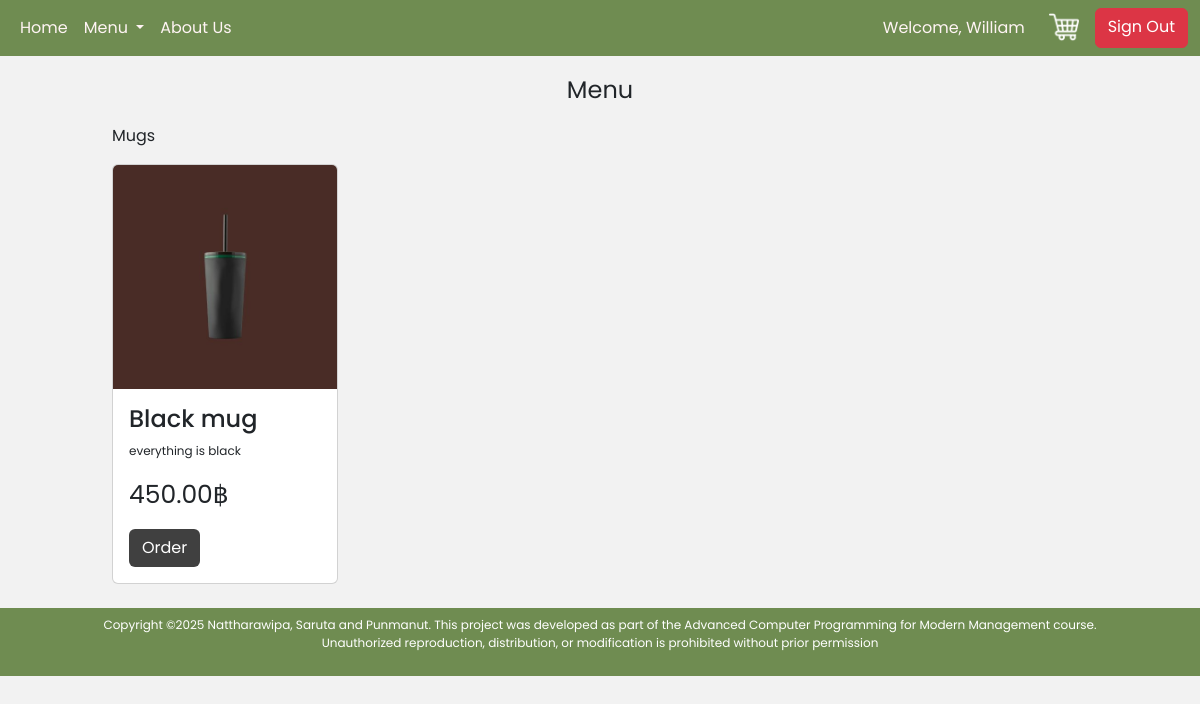
Page /mugs.php (signed in) on the committed database.
### tables this page shows
CREATE TABLE `goods` (
  `goods_id` int(11) NOT NULL,
  `name` varchar(50) NOT NULL,
  `description` varchar(250) NOT NULL,
  `price` decimal(10,2) NOT NULL,
  `quantity` int(11) NOT NULL,
  `Coffee` varchar(50) NOT NULL,
  `img` varchar(255) NOT NULL
);

### mugs.php (the view, shortened to what this page needs)
<?php
    include_once "php/config.php";
?>
<!DOCTYPE html>
<html lang="en">
<head>
    <link rel="stylesheet" href="css/bootstrap.min.css">
    <link rel="stylesheet" href="style.css">
</head>
<body>
    <?php include_once "navbar.php"; ?>
    <div class="container-fluid">
        <div class="row my-3">
            <div class="col col-md-1 col-lg-1">
            </div>
            <div class="col-12 col-md-10 col-lg-10">
                <div class="row">
                    <p class="text-center fs-4">Menu</p>
                </div>
                <div>
                    <p class="text-start fs-6">Mugs</p>
                </div>
                <div class="row my-2">
                <?php $queryMenuCoffee = "SELECT * FROM goods WHERE Coffee= 'mug'";
                    $result = mysqli_query($connect, $queryMenuCoffee);
                    while ($menu = mysqli_fetch_assoc($result)) {
                ?>
                    <div class="col-12 col-md-3 ol-lg-3">
                        <div class="card">
                            <img src="img-upload/<?= $menu['img']; ?>" class="card-img-top">
                            <div class="card-body">
                                <h4 class="card-title"><?= $menu['name']; ?></h4>
                                <p style="font-size: 12px;"><?= $menu['description']; ?></p>
                                <p style="font-size: 25px;"><?= $menu['price']; ?>฿</p>
                                <a href="orderMenuCoffee.php?id=<?= $menu['goods_id']; ?>" class="btn btn" style="background-color: #404040; color: #fff;">Order</a>
                            </div>
                        </div>
                    </div>
                <?php } ?>
                </div>
            </div>
            </div>
        </div>
    <?php include_once "footer.php"; ?>
</body>
</html>

### style.css (style rules this page uses)
body { background-color: #f2f2f2; font-family: "Poppins", serif; font-weight: 400; font-style: normal; height: 100%; }

### rows in the picture
goods: img (picture), name "Black mug", description "everything is black", price "450.00"

### other values in the picture
$_SESSION['firstname'] "William"
